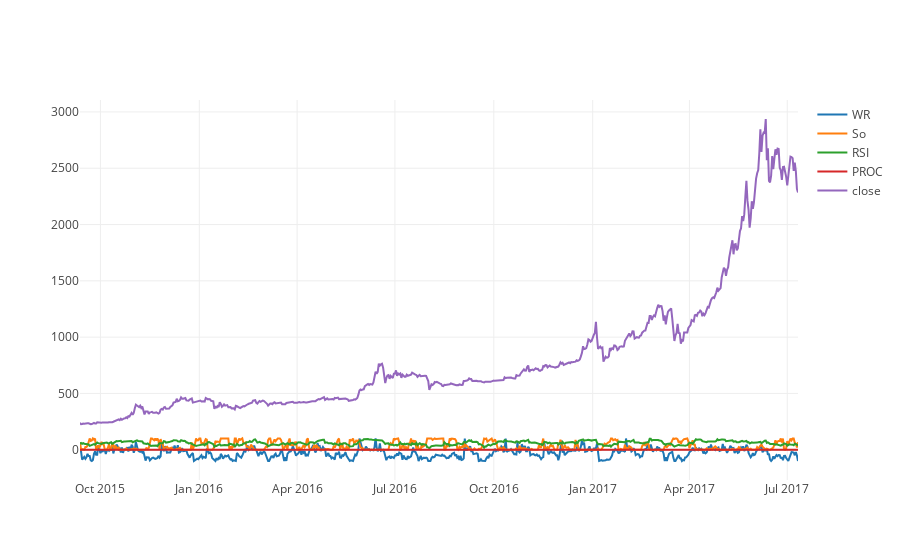

Here is the notebook cell this chart was saved with:
### Code cell
from sklearn.preprocessing import MinMaxScaler
import plotly as py
import plotly.graph_objs as go
from plotly.offline import init_notebook_mode, iplot

init_notebook_mode(connected=True)

################### JUST PLOTLY #########
""""plt.plot(data["WR"],label="WR")
    plt.plot(data["SO"],label="So")
    plt.plot(data["RSI"],label="RSI")
    plt.plot(data["PROC"],label="PROC")

    plt.plot(data["close"],label="close")
    plt.legend()
""""
##########################################

WR  =   go.Scatter( x = data.date, y = data["WR"],name="WR")
SO  =   go.Scatter( x = data.date, y = data["SO"],name="So")
RSI =   go.Scatter( x = data.date, y = data["RSI"],name="RSI")
PROC  =   go.Scatter( x = data.date, y = data["PROC"],name="PROC")
close =   go.Scatter( x = data.date, y = data["close"],name="close")

iplot([WR,SO,RSI,PROC,close])
plt.show()

### Figure 1 — Plotly figure (JSON) as saved in the notebook; plotly's stock layout.template omitted (floating-point values rounded to 4 significant figures; data arrays with more than 128 entries replaced by an {"elided": "..."} marker saying what was removed)
{"data": [{"name": "WR", "type": "scatter", "x": {"elided": "669 str values"}, "y": {"elided": "669 float values"}}, {"name": "So", "type": "scatter", "x": {"elided": "669 str values"}, "y": {"elided": "669 float values"}}, {"name": "RSI", "type": "scatter", "x": {"elided": "669 str values"}, "y": {"elided": "669 float values"}}, {"name": "PROC", "type": "scatter", "x": {"elided": "669 str values"}, "y": {"elided": "669 float values"}}, {"name": "close", "type": "scatter", "x": {"elided": "669 str values"}, "y": {"elided": "669 float values"}}], "layout": {}}
